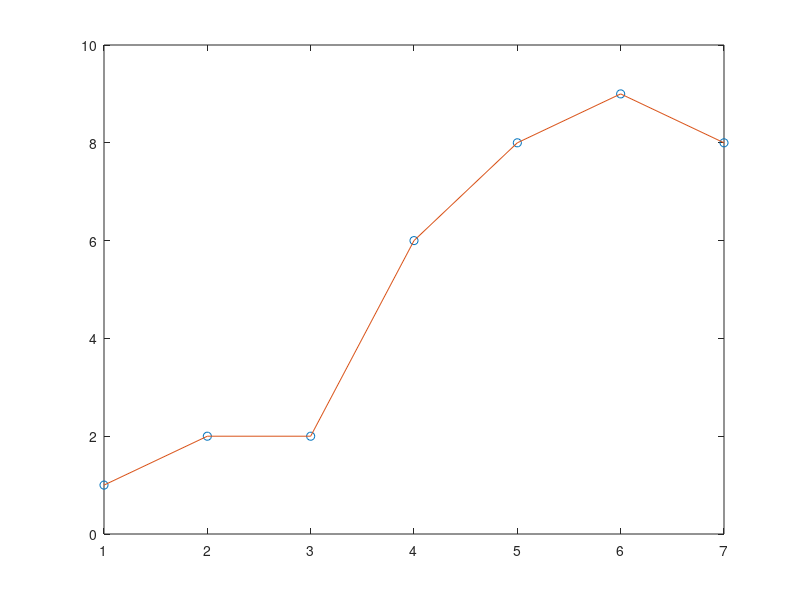

This chart was generated by the following MATLAB code: (Note: this script raises an error after producing the figure.)
clc
clear all
close all

f = [ 1 2 2 6 8 9 8 ]
x = 1:7
xi = 1:7

y = interp1(x,f,xi,'linear');

figure(1)
plot(x,f,'o',xi,y)


% w=[1,-1];
% 
% c=conv(f,g)
% figure(1)
% plot(x,c,'o',xi,y)

f2 = [];
for i = 0:0.1:7
    y = interpolate(f, i);
    f2 = [f2 y];
end

x2 = 0:0.1:7;
x2i = 0:0.1:7;
figure(2)
plot(x2,f2,'o',x2i, y)

function y = interpolate(f, x)
    y = 0;
    [~, n] = size(f);
    
    for i = 1:n
        y = y + g2(x-i) * f(i);

    end


end

function y = lin(x)
    y = 0;
    if abs(x) < 1
        y = 1 - abs(x);
    end
end

function y = g2(x)
    
    if abs(x) <= 1
        y = abs(x)^3 - 2 * abs(x)^2 + 1;
        
    elseif 1 < abs(x) && abs(x) <= 2
        y = -abs(x)^3 + 5 * abs(x)^2 - 8 * abs(x) + 4;
        
    else
        y = 0;
    end
end















